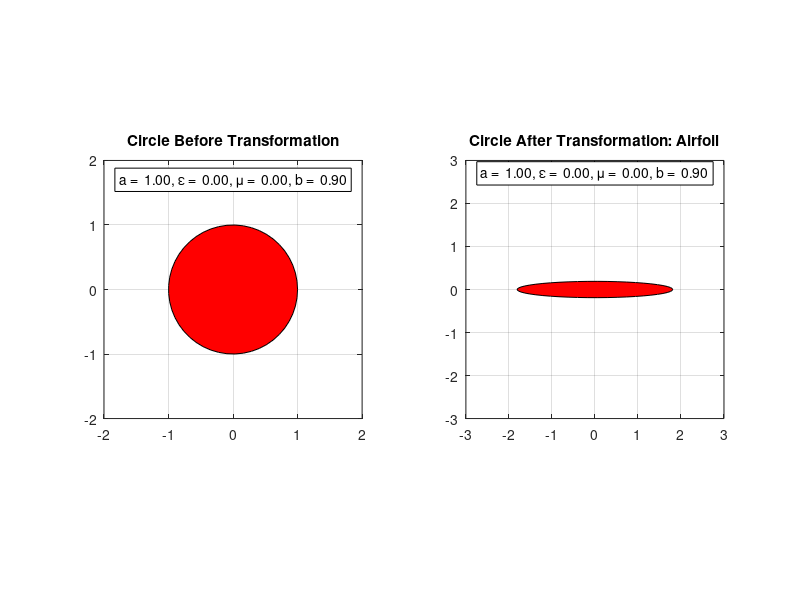
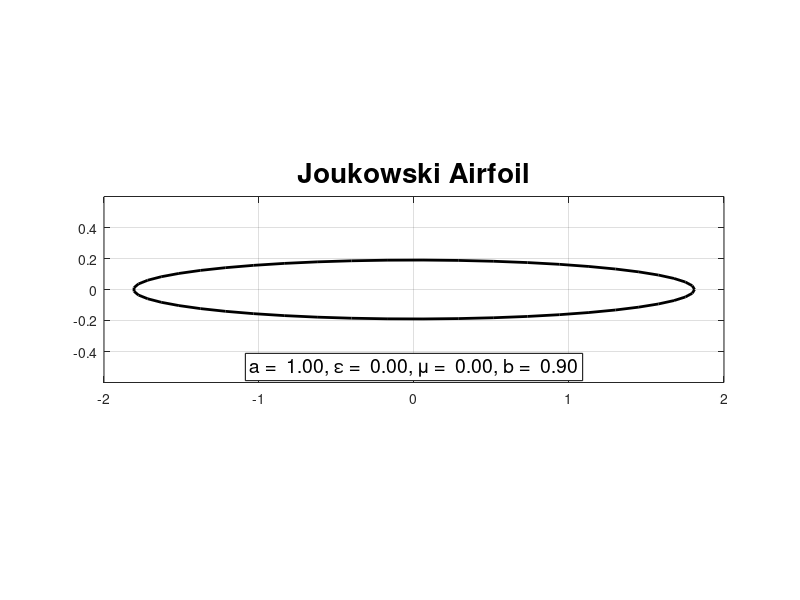

These figures' MATLAB source, in order:
%%%%%%%%%%%%%%%%%%%%%%%%%%%%%%%%%%%%%%%%%%%%%%%%%%%%%%%%%%%%%%%%%%%%%%%%%%%%%%%%%%%%%%%%%%%%%%%%%%%%
% EAE 126 Computational Aerodynamics (Spring 2011)
% Project 2 - Problem 1 - Joukowski Transformations
% Daniel Wiese
% Page 66 Moran

close all;
clear all;
clc;

%%%%%%%%%%%%%%%%%%%%%%%%%%%%%%%%%%%%%%%%%%%%%%%%%%%%%%%%%%%%%%%%%%%%%%%%%%%%%%%%%%%%%%%%%%%%%%%%%%%%

a = 1;
ntheta = 50;
theta = linspace(0,2*pi,ntheta);

epsilon = 0;
mu = 0;
b = sqrt(a^2-mu^2)+epsilon;

% Use this b with mu and epsilon zero to make ellipse with b < a
b = 0.9;

for i = 1:ntheta
    x(i) = epsilon+a*cos(theta(i));
    y(i) = mu+a*sin(theta(i));
    X(i) = x(i)*(1+(b^2)/(x(i)^2+y(i)^2));
    Y(i) = y(i)*(1-(b^2)/(x(i)^2+y(i)^2));
end

%%%%%%%%%%%%%%%%%%%%%%%%%%%%%%%%%%%%%%%%%%%%%%%%%%%%%%%%%%%%%%%%%%%%%%%%%%%%%%%%%%%%%%%%%%%%%%%%%%%%

figure(1)
subplot(1,2,1)
plot(x,y,'-k','linewidth',2)
fill(x,y,'r')
title('Circle Before Transformation')
text(0,1.7,['a =  ',sprintf('%0.2f',a),', \epsilon =  ',sprintf('%0.2f',epsilon),', \mu =  ',sprintf('%0.2f',mu),', b =  ',sprintf('%0.2f',b)],'HorizontalAlignment','center','BackgroundColor','w','Edgecolor','k');
axis([-2,2,-2,2])
grid on
daspect([1 1 1])

subplot(1,2,2)
plot(X,Y,'-k','linewidth',2)
fill(X,Y,'r')
title('Circle After Transformation: Airfoil')
text(0,2.7,['a =  ',sprintf('%0.2f',a),', \epsilon =  ',sprintf('%0.2f',epsilon),', \mu =  ',sprintf('%0.2f',mu),', b =  ',sprintf('%0.2f',b)],'HorizontalAlignment','center','BackgroundColor','w','Edgecolor','k');
axis([-3,3,-3,3])
grid on
daspect([1 1 1])

figure(2)
plot(X,Y,'-k','linewidth',2)
%fill(X,Y,'r')
title('Joukowski Airfoil','fontsize',20)
text(0,-0.5,['a =  ',sprintf('%0.2f',a),', \epsilon =  ',sprintf('%0.2f',epsilon),', \mu =  ',sprintf('%0.2f',mu),', b =  ',sprintf('%0.2f',b)],'fontsize',14,'HorizontalAlignment','center','BackgroundColor','w','Edgecolor','k');
axis([-2,2,-0.6,0.6])
grid on
daspect([1 1 1])
